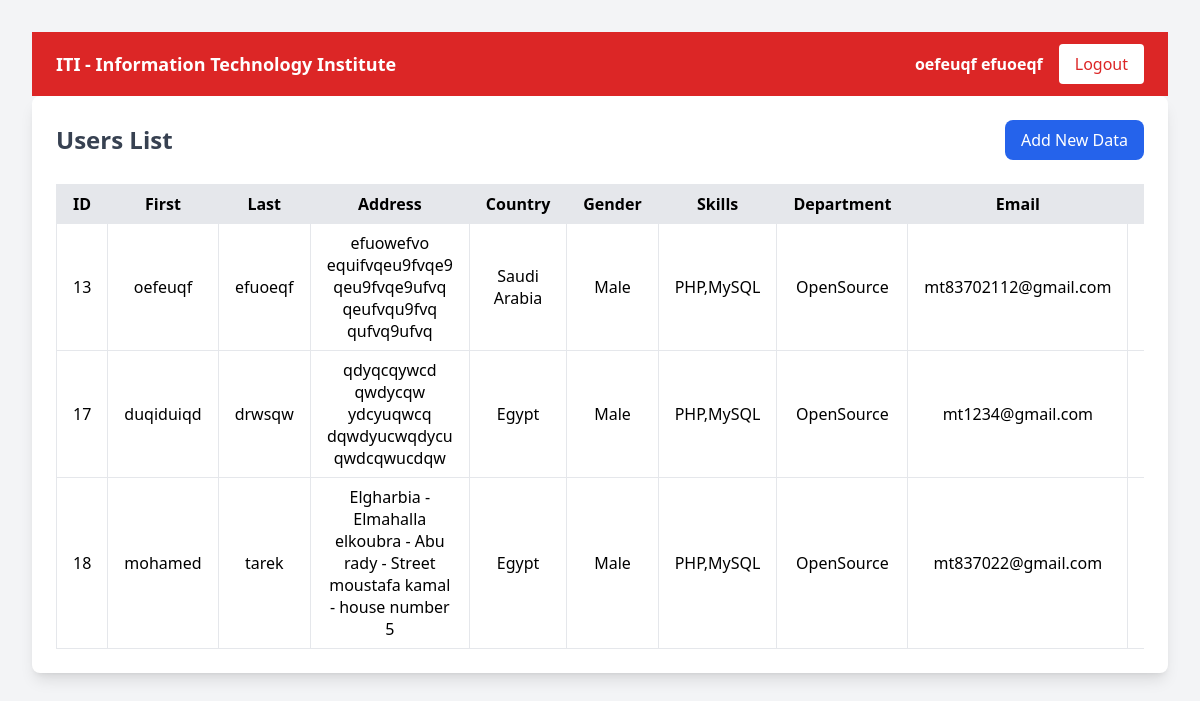
/viewAllDate.php (signed in), run on the app's committed database.
### tables this page shows
CREATE TABLE `users` (
  `id` int NOT NULL AUTO_INCREMENT,
  `first_name` varchar(255) NOT NULL,
  `last_name` varchar(255) NOT NULL,
  `address` text,
  `country` varchar(255) DEFAULT NULL,
  `gender` enum('Male','Female') DEFAULT NULL,
  `skills` varchar(255) DEFAULT NULL,
  `password` varchar(255) DEFAULT NULL,
  `department` varchar(255) DEFAULT NULL,
  `created_at` timestamp NULL DEFAULT CURRENT_TIMESTAMP,
  `email` varchar(255) DEFAULT NULL,
  `image` varchar(255) NOT NULL,
  PRIMARY KEY (`id`),
  UNIQUE KEY `email` (`email`)
);

### inc/connect.php (called while the page is built, shortened)
<?php
class Database
{
    private static $instance = null;
    private $conn;
    private function __construct()
    {
        try {
            $this->conn = new PDO(
                "mysql:host=localhost;dbname=employee",
                "root",
                "NewStrongPass123!"
            );
            $this->conn->setAttribute(PDO::ATTR_ERRMODE, PDO::ERRMODE_EXCEPTION);
        } catch (PDOException $e) {
            die("Connection failed: " . $e->getMessage());
        }
    }
    public static function getinstance()
    {
        if(self::$instance===null)
            {
                self::$instance= new Database();
            }
            return self::$instance;
    }
public function getAllUsers()
{
    $stmt = $this->conn->prepare("SELECT id,first_name,last_name,address,country,gender,skills,department,email,image FROM users");
    $stmt->execute();
    return $stmt->fetchAll(PDO::FETCH_ASSOC);
}
}
?>

### viewAllDate.php (the view, shortened to what this page needs)
<?php
require('inc/connect.php');
$allDATA = Database::getInstance()->getAllUsers();
?>
<?php include 'navbar.php'; ?>
<!DOCTYPE html>
<html lang="en">
<head>
    <script src="https://cdn.tailwindcss.com"></script>
</head>
<body class="bg-gray-100 p-8">
<div class="max-w-7xl mx-auto bg-white shadow-lg rounded-lg p-6">
    <div class="flex justify-between items-center mb-6">
        <h1 class="text-2xl font-bold text-gray-700">Users List</h1>
        <a href="index1.php"
           class="bg-blue-600 text-white px-4 py-2 rounded-lg hover:bg-blue-700 transition">
           Add New Data
        </a>
    </div>
    <div class="overflow-x-auto">
        <table class="min-w-full border border-gray-200">
            <thead class="bg-gray-200">
                <tr>
                    <th class="px-4 py-2 border">ID</th>
                    <th class="px-4 py-2 border">First</th>
                    <th class="px-4 py-2 border">Last</th>
                    <th class="px-4 py-2 border">Address</th>
                    <th class="px-4 py-2 border">Country</th>
                    <th class="px-4 py-2 border">Gender</th>
                    <th class="px-4 py-2 border">Skills</th>
                    <th class="px-4 py-2 border">Department</th>
                    <th class="px-4 py-2 border">Email</th>
                    <th class="px-4 py-2 border">Image</th>
                </tr>
            </thead>
            <tbody>
                <?php foreach($allDATA as $row): ?>
<tr class="text-center hover:bg-gray-100">
  <td class="px-4 py-2 border"><?= (int)$row['id']; ?></td>
  <td class="px-4 py-2 border"><?= htmlspecialchars($row['first_name']); ?></td>
  <td class="px-4 py-2 border"><?= htmlspecialchars($row['last_name']); ?></td>
  <td class="px-4 py-2 border"><?= htmlspecialchars($row['address']); ?></td>
  <td class="px-4 py-2 border"><?= htmlspecialchars($row['country']); ?></td>
  <td class="px-4 py-2 border"><?= htmlspecialchars($row['gender']); ?></td>
  <td class="px-4 py-2 border"><?= htmlspecialchars($row['skills']); ?></td>
  <td class="px-4 py-2 border"><?= htmlspecialchars($row['department']); ?></td>
  <td class="px-4 py-2 border"><?= htmlspecialchars($row['email']); ?></td>
  <td class="px-4 py-2 border">
  </td>
                </tr>
                <?php endforeach; ?>
            </tbody>
        </table>
    </div>
</div>
</body>
</html>

### navbar.php (shortened to what this page needs)
<?php
$isLoggedIn = isset($_SESSION['user_id']);
$userName = $_SESSION['user_name'] ?? '';
?>
<script src="https://cdn.tailwindcss.com"></script>
<nav class="bg-red-600 text-white">
    <div class="max-w-7xl mx-auto px-6">
        <div class="flex justify-between items-center h-16">
            <div class="text-lg font-bold">
                ITI - Information Technology Institute
            </div>
            <div class="flex items-center gap-4">
                <?php if($isLoggedIn): ?>
                    <span class="font-semibold">
                        <?= htmlspecialchars($userName) ?>
                    </span>
                    <a href="logout.php"
                       class="bg-white text-red-600 px-4 py-2 rounded hover:bg-gray-200 transition">
                       Logout
                    </a>
                <?php endif; ?>
            </div>
        </div>
    </div>
</nav>

### data on the page
users: id "13", first_name "oefeuqf", last_name "efuoeqf", address "efuowefvo equifvqeu9fvqe9 qeu9fvqe9ufvq qeufvqu9fvq qufvq9ufvq", country "Saudi Arabia", gender "Male", skills "PHP,MySQL", department "OpenSource", email "mt83702112@gmail.com"
users: id "17", first_name "duqiduiqd", last_name "drwsqw", address "qdyqcqywcd qwdycqw ydcyuqwcq dqwdyucwqdycu qwdcqwucdqw", country "Egypt", gender "Male", skills "PHP,MySQL", department "OpenSource", email "mt1234@gmail.com"
users: id "18", first_name "mohamed", last_name "tarek", address "Elgharbia - Elmahalla elkoubra - Abu rady - Street moustafa kamal - house number 5", country "Egypt", gender "Male", skills "PHP,MySQL", department "OpenSource", email "mt837022@gmail.com"

### other printed values
$userName "oefeuqf efuoeqf"
